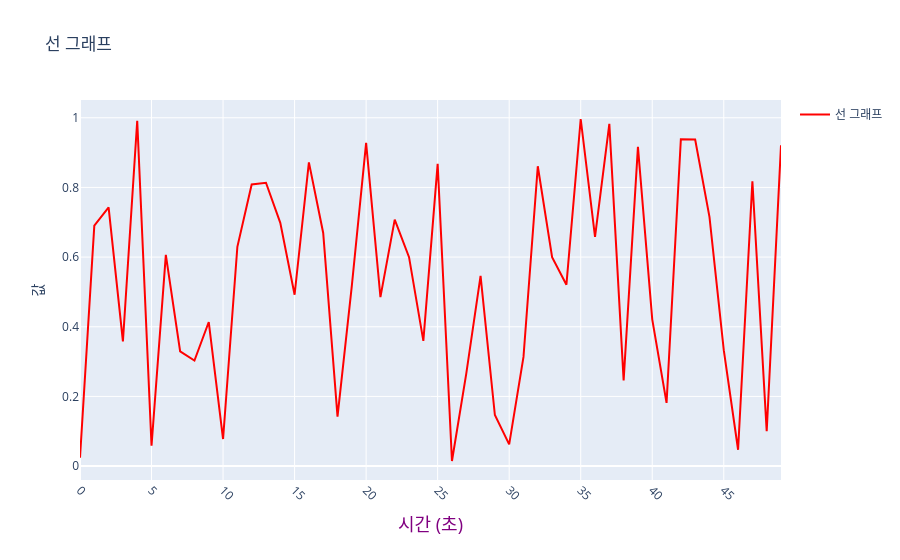

The code cell stored with this chart in its notebook:
### Code cell
import plotly.graph_objects as go
import numpy as np

x_data = np.arange(50) # 0부터 n-1까지 n개의 정수를 생성한다
y_data = np.random.rand(50) # 0~1 사이의 실수형태의 값을 난수로 50개 생성

fig = go.Figure()

fig.add_trace(
    go.Scatter(
        x=x_data,
        y=y_data,
        mode="lines",
        line=dict(color="#f00", width=2),
        name="선 그래프",
        showlegend=True
    )
)

fig.update_layout(
    title="선 그래프",
    xaxis_title="시간",
    yaxis_title="값"
)

fig.update_xaxes(
    title_text="시간 (초)",
    title_font={
        "size": 18,
        "color": "purple"
    },
    tickangle=45,
    dtick=5
)

fig.show()

### Figure 1 — Plotly figure (JSON) as saved in the notebook; plotly's stock layout.template omitted (floating-point values rounded to 4 significant figures)
{"data": [{"line": {"color": "#f00", "width": 2}, "mode": "lines", "name": "선 그래프", "showlegend": true, "type": "scatter", "x": [0, 1, 2, 3, 4, 5, 6, 7, 8, 9, 10, 11, 12, 13, 14, 15, 16, 17, 18, 19, 20, 21, 22, 23, 24, 25, 26, 27, 28, 29, 30, 31, 32, 33, 34, 35, 36, 37, 38, 39, 40, 41, 42, 43, 44, 45, 46, 47, 48, 49], "y": [0.0238, 0.6901, 0.7425, 0.3581, 0.9914, 0.05831, 0.6065, 0.3292, 0.3031, 0.4137, 0.07773, 0.6296, 0.8086, 0.8135, 0.6982, 0.4919, 0.8718, 0.6691, 0.1422, 0.5172, 0.9278, 0.4852, 0.7074, 0.5997, 0.3595, 0.8678, 0.01463, 0.2656, 0.5458, 0.1466, 0.06252, 0.3135, 0.8608, 0.5995, 0.5206, 0.9964, 0.6584, 0.9825, 0.2462, 0.9165, 0.4214, 0.1815, 0.9382, 0.9374, 0.7156, 0.3328, 0.04694, 0.8178, 0.1002, 0.921]}], "layout": {"title": {"text": "선 그래프"}, "xaxis": {"dtick": 5, "tickangle": 45, "title": {"font": {"color": "purple", "size": 18}, "text": "시간 (초)"}}, "yaxis": {"title": {"text": "값"}}}}
